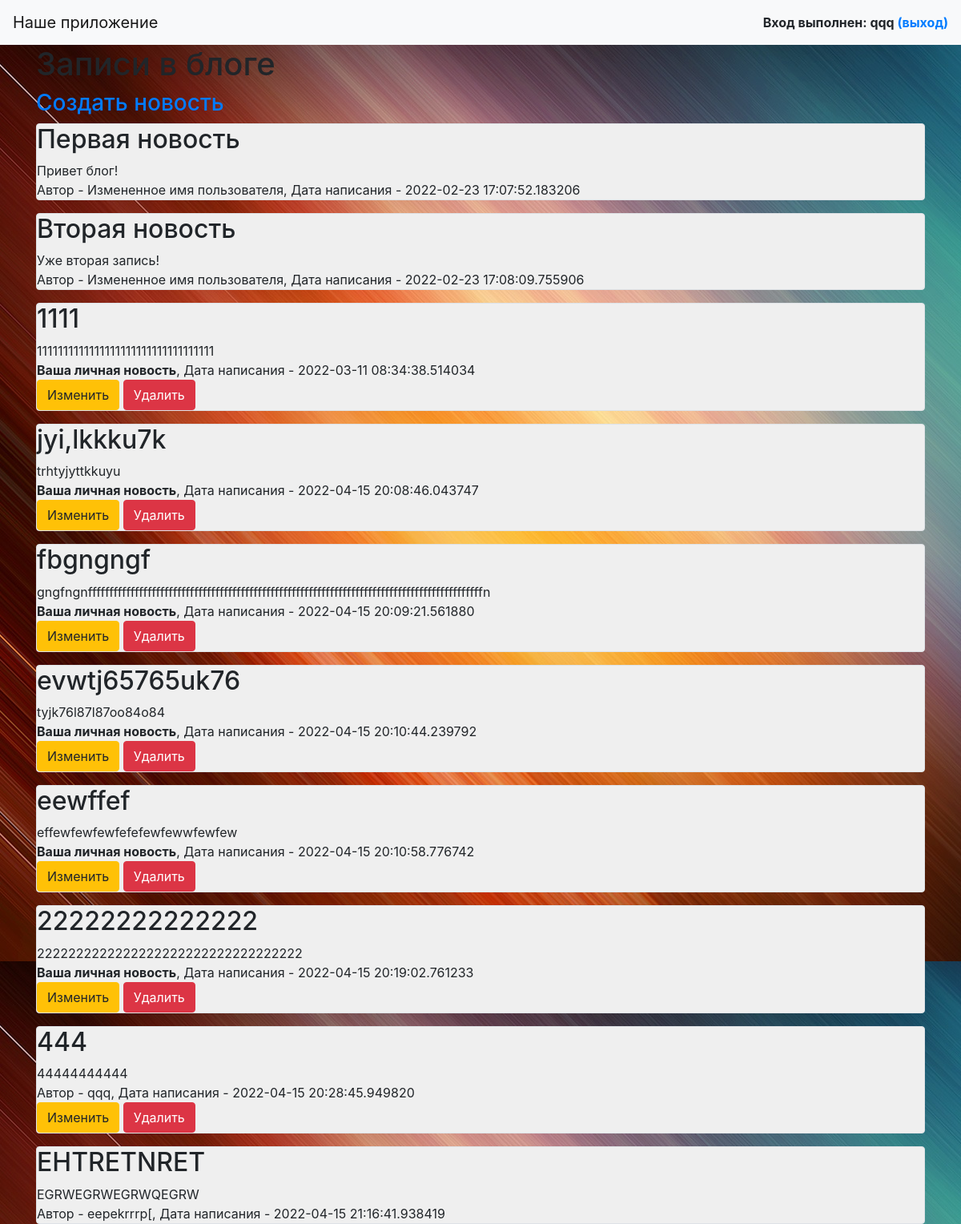
The page / (signed in) on the database its author committed.
### data/users.py (models this page shows, shortened)
class User(SqlAlchemyBase, UserMixin, SerializerMixin):
    news = orm.relation("News", back_populates='user')
    __tablename__ = 'users'
    id = sqlalchemy.Column(sqlalchemy.Integer,
                           primary_key=True, autoincrement=True)
    name = sqlalchemy.Column(sqlalchemy.String, nullable=True)
    about = sqlalchemy.Column(sqlalchemy.String, nullable=True)
    email = sqlalchemy.Column(sqlalchemy.String,
                              index=True, unique=True, nullable=True)
    hashed_password = sqlalchemy.Column(sqlalchemy.String, nullable=True)
    created_date = sqlalchemy.Column(sqlalchemy.DateTime,
                                     default=datetime.datetime.now)

### data/news.py (models this page shows)
class News(SqlAlchemyBase, UserMixin, SerializerMixin):
    __tablename__ = 'news'
    id = sqlalchemy.Column(sqlalchemy.Integer,
                           primary_key=True, autoincrement=True)
    title = sqlalchemy.Column(sqlalchemy.String, nullable=True)
    content = sqlalchemy.Column(sqlalchemy.String, nullable=True)
    created_date = sqlalchemy.Column(sqlalchemy.DateTime,
                                     default=datetime.datetime.now)
    is_private = sqlalchemy.Column(sqlalchemy.Boolean, default=True)
    user_id = sqlalchemy.Column(sqlalchemy.Integer,
                                sqlalchemy.ForeignKey("users.id"))
    user = orm.relation('User')
    categories = orm.relation("Category", secondary="association", backref="news")

### main.py (the view)
@app.route("/")
def index():
    db_sess = db_session.create_session()
    news = db_sess.query(News)
    return render_template("index.html", news=news)

### data/db_session.py (called while the page is built)
def create_session() -> Session:
    global __factory
    return __factory()

### main.py (called while the page is built)
@login_manager.user_loader
def load_user(user_id):
    db_sess = db_session.create_session()
    return db_sess.query(User).get(user_id)

### templates/index.html (shortened to what this page needs)
<link rel="stylesheet" href="../static/css/index.css">
<div class="post">
    {% extends "base.html" %}
    {% block content %}
    <h1>Записи в блоге</h1>{% if current_user.is_authenticated %} <h3><a href="/news">Создать новость</a></h3>
    {% endif %}
    {% for item in news%}
    {% if item.is_private %}
    {% if current_user.is_authenticated and current_user == item.user %}
    <div class="col-md6 border rounded pes">
        <h2>{{item.title}}</h2>
        <div>
            {{item.content}}
        </div>
        <div>
            <strong>Ваша личная новость</strong>, Дата написания - {{item.created_date}}
        </div>
        <div>
            <a href="/news/{{ item.id }}" class="btn btn-warning">
                Изменить
            </a>
            <a href="/news_delete/{{ item.id }}" class="btn btn-danger">
                Удалить
            </a>
        </div>
    </div>
    {% endif %}
    {% else %}
    <div class="col-md6 border rounded pes" >
        <h2>{{item.title}}</h2>
        <div>
            {{item.content}}
        </div>
        <div>
            Автор - {{item.user.name}}, Дата написания - {{item.created_date}}
        </div>
        {% if current_user.is_authenticated and current_user == item.user %}
        <div>
            <a href="/news/{{ item.id }}" class="btn btn-warning">
                Изменить
            </a>
            <a href="/news_delete/{{ item.id }}" class="btn btn-danger">
                Удалить
            </a>
        </div>
        {% endif %}
    </div>
    {% endif %}
    {% endfor %}
    {% endblock %}

### templates/base.html (shortened to what this page needs)
<!doctype html>
<html lang="en">
<head>
    <link rel="stylesheet"
          href="https://stackpath.bootstrapcdn.com/bootstrap/4.4.1/css/bootstrap.min.css"
>
</head>
<body>
<header>
    <nav class="navbar navbar-light bg-light">
        <a class="navbar-brand" href="#">Наше приложение</a>
        {% if current_user.is_authenticated %}
        <strong>Вход выполнен: {{current_user.name}}     <a href="/logout">(выход)</a></strong>
        {% else %}
        <strong>Вы не вошли в аккаунт. Чтобы писать новости нужно <a href="/register">зарегистрироваться</a> или <a
                href="/login">войти</a></strong>
        {% endif %}
    </nav>
</header>
<main role="main" class="container">
    {% block content %}{% endblock %}
</main>
</body>
</html>

### static/css/index.css (style rules this page uses)
.post { background-image: url('../img/fon.jpg'); height: 100%; }
.pes { background-color: #EFEFEF; }

### rows shown on the page
User: name "qqq"
News: title "Первая новость", content "Привет блог!", user.name "Измененное имя пользователя", created_date "2022-02-23 17:07:52.183206"
News: title "Вторая новость", content "Уже вторая запись!", user.name "Измененное имя пользователя", created_date "2022-02-23 17:08:09.755906"
News: title "1111", content "1111111111111111111111111111111111", created_date "2022-03-11 08:34:38.514034"
News: title "jyi,lkkku7k", content "trhtyjyttkkuyu", created_date "2022-04-15 20:08:46.043747"
News: title "fbgngngf", content "gngfngnfffffffffffffffffffffffffffffffffffffffffffffffffffffffffffffffffffffffffffffffffffffffffffffn", created_date "2022-04-15 20:09:21.561880"
News: title "evwtj65765uk76", content "tyjk76l87l87oo84o84", created_date "2022-04-15 20:10:44.239792"
News: title "eewffef", content "effewfewfewfefefewfewwfewfew", created_date "2022-04-15 20:10:58.776742"
News: title "22222222222222", content "2222222222222222222222222222222222", created_date "2022-04-15 20:19:02.761233"
News: title "444", content "44444444444", user.name "qqq", created_date "2022-04-15 20:28:45.949820"
News: title "EHTRETNRET", content "EGRWEGRWEGRWQEGRW", user.name "eepekrrrp[", created_date "2022-04-15 21:16:41.938419"
